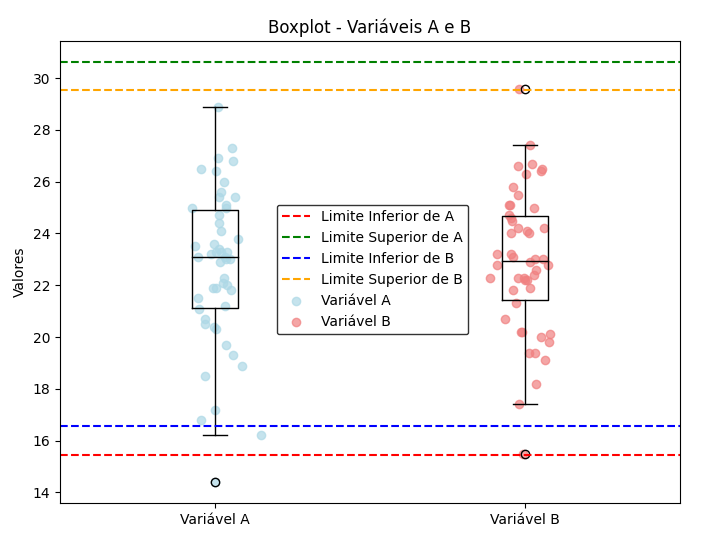

The script that drew this image:
# Importando bibliotecas
import numpy as np
import pandas as pd
import matplotlib.pyplot as plt
import math
from sklearn.linear_model import LinearRegression
import scipy.stats as stats

#Lendo o arquivo de dados 
df = pd.read_csv('dados.csv', delimiter=' ',nrows=51)
#print(df)

#Definindo variáveis A e B
variavel_a = df['grupoa'] 
#print('VARIAVEL A \n', variavel_a)

variavel_b = df['grupob']
#print('VARIÁVEL B \n', variavel_b)

#----------------------------------------------------------------
#ANALISANDO OUTLIERS COM MÉTODO BOX PLOT PARA AS VARIÁVEIS A e B

# Calcular os quartis e o IQR para o grupo A
q1_a = df['grupoa'].quantile(0.25)
q3_a = df['grupoa'].quantile(0.75)
iqr_a = q3_a - q1_a

# Calcular os limites do bigode para o grupo A
limite_inferior_a = q1_a - 1.5 * iqr_a
limite_superior_a = q3_a + 1.5 * iqr_a

# Calcular os quartis e o IQR para o grupo B
q1_b = df['grupob'].quantile(0.25)
q3_b = df['grupob'].quantile(0.75)
iqr_b = q3_b - q1_b

# Calcular os limites do bigode para o grupo B
limite_inferior_b = q1_b - 1.5 * iqr_b
limite_superior_b = q3_b + 1.5 * iqr_b

#Criando o gráfico Boxplot
plt.figure(figsize=(8, 6))

# Criar e plotar o boxplot para as duas variáveis
boxplot_dados = [df['grupoa'], df['grupob']]
plt.boxplot(boxplot_dados, vert=True, labels=['Variável A', 'Variável B'], medianprops={'color': 'black'})

# Calcular e plotar os limites do bigode para cada grupo
plt.axhline(limite_inferior_a, color='red', linestyle='dashed', label='Limite Inferior de A')
plt.axhline(limite_superior_a, color='green', linestyle='dashed', label='Limite Superior de A')
plt.axhline(limite_inferior_b, color='blue', linestyle='dashed', label='Limite Inferior de B')
plt.axhline(limite_superior_b, color='orange', linestyle='dashed', label='Limite Superior de B')

#Plotar os pontos das variáveis em cima do boxplot
plt.scatter(np.random.normal(1, 0.04, size=len(df['grupoa'])),df['grupoa'], color='lightblue', alpha=0.7, label='Variável A', marker='o')
plt.scatter(np.random.normal(2, 0.04, size=len(df['grupob'])),df['grupob'], color='lightcoral', alpha=0.7, label='Variável B', marker='o')

#Título da figura e rótulo vertical
plt.title('Boxplot - Variáveis A e B')
plt.ylabel('Valores')

# Ajustar a legenda
legend = plt.legend()
frame = legend.get_frame()
frame.set_edgecolor('black')

#Ajustando a posição da legenda
legend.set_bbox_to_anchor((0.67, 0.35))

#Mostar gráfico
plt.show()

#########################################################
#
# RODAR: python3 boxplot.py
#
#########################################################
